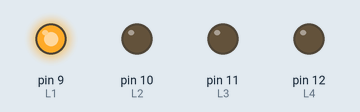
A sketch run on a simulated Arduino Uno, built with avr-gcc and run on an emulated ATmega328P. On the bench: output pins drawn as LEDs (lit = HIGH).

Above: at 0.02 s.
At 0.77 s:
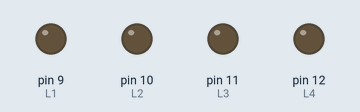
At 1.47 s:
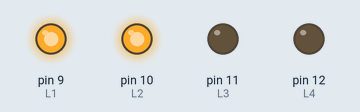
At 2.17 s:
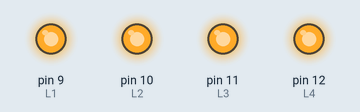
At 2.92 s:
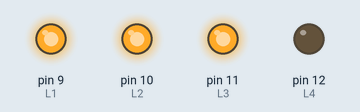
Timing chart, 0 to 3.2 s (numbered marks = the images above):
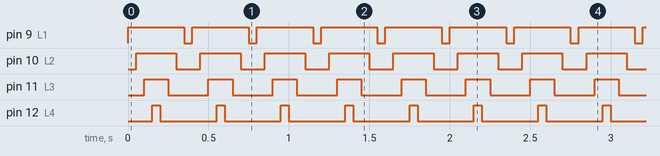

Measured:
- by itself, pin 9 (L1): alternates HIGH for 0.35 s and LOW for 0.05 s
- by itself, pin 10 (L2): alternates HIGH for 0.25 s and LOW for 0.15 s
- by itself, pin 11 (L3): alternates HIGH for 0.15 s and LOW for 0.25 s
- by itself, pin 12 (L4): alternates HIGH for 0.05 s and LOW for 0.35 s

The sketch:

ExercicioLed3.ino
```cpp
int L4 = 12;
int L3 = 11;
int L2 = 10;
int L1 = 9;


void setup() {
  pinMode(L1, OUTPUT);
  pinMode(L2, OUTPUT);
  pinMode(L3, OUTPUT);
  pinMode(L4, OUTPUT);
}

void loop() {
  digitalWrite(L1, HIGH);
  delay(50);
  digitalWrite(L2, HIGH);
  delay(50);
  digitalWrite(L3, HIGH);
  delay(50);
  digitalWrite(L4, HIGH);
  delay(50);
  digitalWrite(L4, LOW);
  delay(50);
  digitalWrite(L3, LOW);
  delay(50);
  digitalWrite(L2, LOW);
  delay(50);
  digitalWrite(L1, LOW);
  delay(50);

}
```
